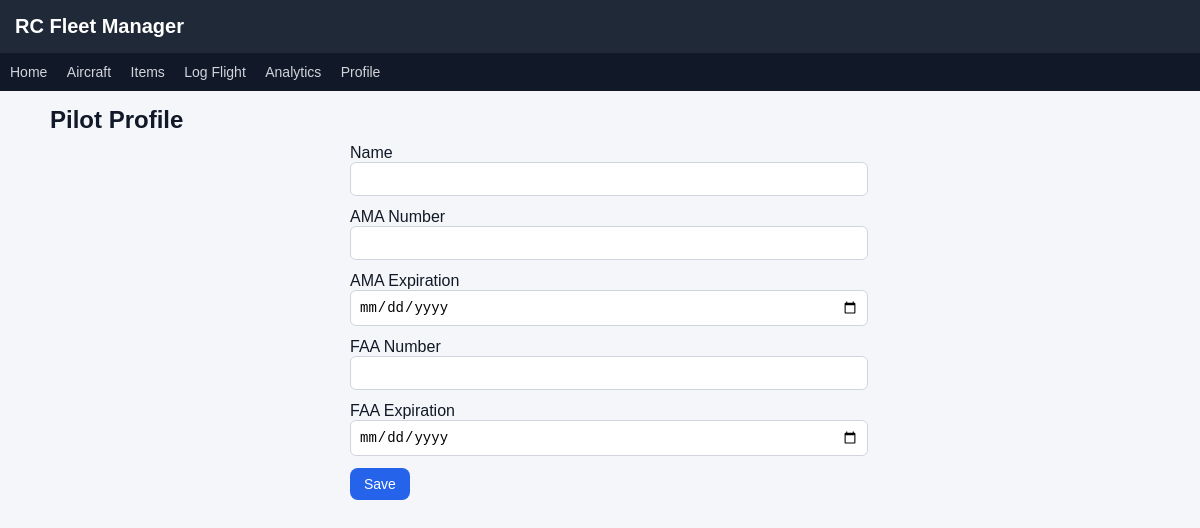
Before: /profile with the older database file.
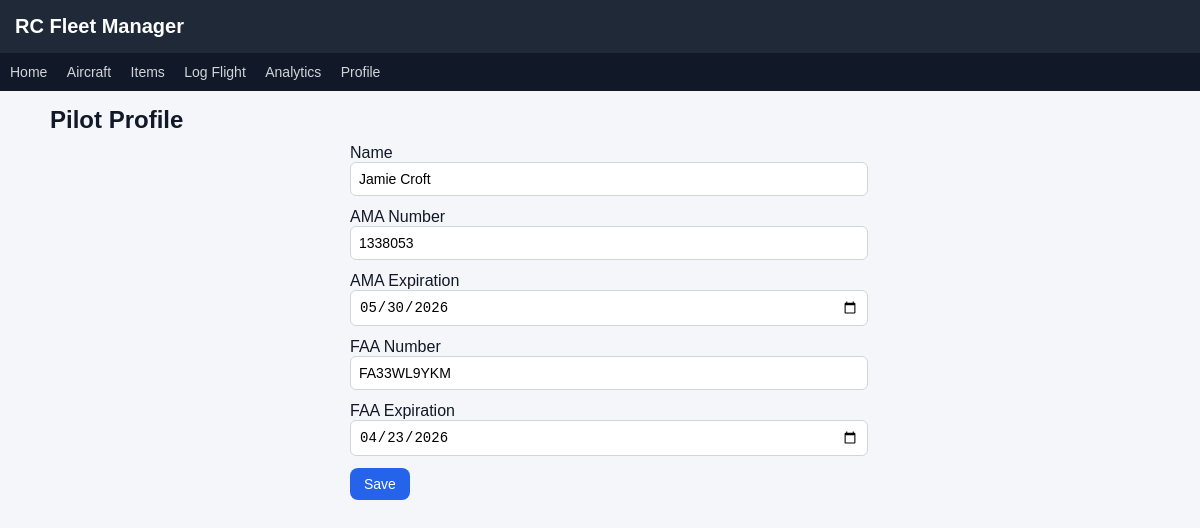
After: the same page with the newer database file.
### tables this page shows
CREATE TABLE pilot_profile (
        id INTEGER PRIMARY KEY,
        name TEXT,
        ama_number TEXT,
        ama_expiration TEXT,
        faa_number TEXT,
        faa_expiration TEXT
    );

### app.py (the view, shortened to what this page needs)
@app.route("/profile", methods=["GET", "POST"])
def profile():
    db = get_db()
    db.execute("""
    CREATE TABLE IF NOT EXISTS pilot_profile (
        id INTEGER PRIMARY KEY,
        name TEXT,
        ama_number TEXT,
        ama_expiration TEXT,
        faa_number TEXT,
        faa_expiration TEXT
    )
    """)
    pilot = db.execute(
        "SELECT * FROM pilot_profile WHERE id=1"
    ).fetchone()
    return render_template(
        "profile.html",
        pilot=pilot
    )

### app.py (called while the page is built)
@app.before_request
def initialize_app():
    global sync_done
    if not sync_done:
        sync_battery_items()
        sync_done = True

### database.py (called while the page is built)
def get_db():
    conn = sqlite3.connect("rc_fleet.db")
    conn.row_factory = sqlite3.Row
    return conn

### templates/profile.html
{% extends "base.html" %}
{% block content %}
<h2>Pilot Profile</h2>
<div class="form-container">
<form method="POST">
<label>Name</label>
<input type="text" name="name" value="{{ pilot.name if pilot else '' }}">
<label>AMA Number</label>
<input type="text" name="ama_number" value="{{ pilot.ama_number if pilot else '' }}">
<label>AMA Expiration</label>
<input type="date" name="ama_expiration" value="{{ pilot.ama_expiration if pilot else '' }}">
<label>FAA Number</label>
<input type="text" name="faa_number" value="{{ pilot.faa_number if pilot else '' }}">
<label>FAA Expiration</label>
<input type="date" name="faa_expiration" value="{{ pilot.faa_expiration if pilot else '' }}">
<button class="btn" type="submit">Save</button>
</form>
</div>
{% endblock %}

Changed rows visible on the page:
added pilot_profile: name "Jamie Croft", ama_number "1338053", ama_expiration "05/30/2026", faa_number "FA33WL9YKM", faa_expiration "04/23/2026"
